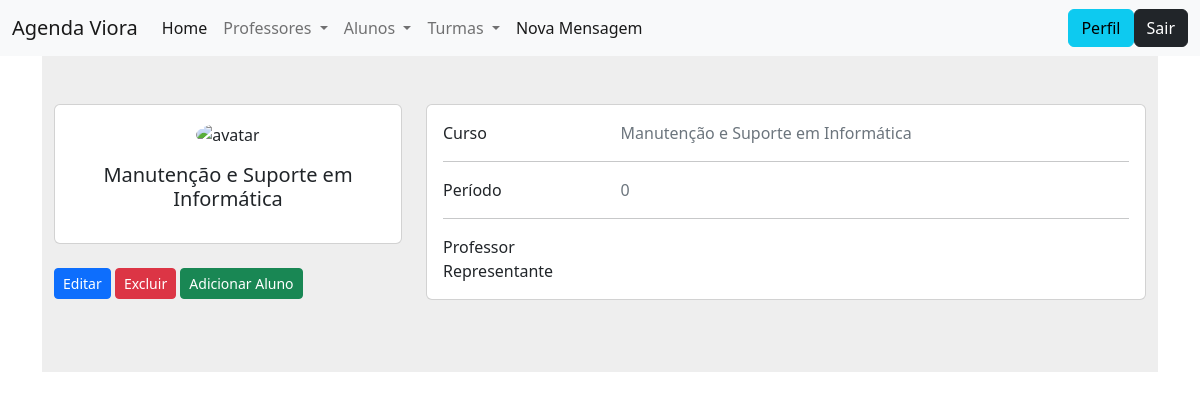
/modulos/turma/visualizar.php?ID=1, run on an earlier commit of the app's database.
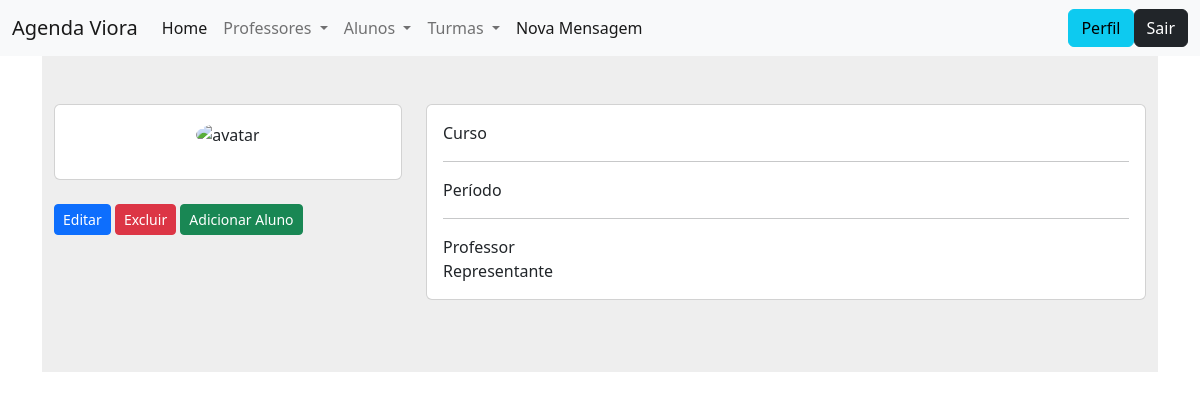
And on a later commit of the database.
### tables this page shows
CREATE TABLE `turma` (
  `ID` int(5) NOT NULL,
  `curso` varchar(100) NOT NULL,
  `periodo` varchar(20) NOT NULL,
  `data` date NOT NULL,
  `professor_id` int(11) NOT NULL,
  `aluno_id` int(11) NOT NULL
);

### funcoes/conexao.php (called while the page is built, shortened)
<?php
    function retornaDado($sql)
    {
        $conexao = $GLOBALS['conexaoBanco'];
        $resposta = $conexao->query($sql);
        return $resposta->fetch();
    }

### modulos/turma/visualizar.php (the view, shortened to what this page needs)
<!DOCTYPE html>
<html lang="pt-BR">
<?php include_once path('templates/head.php') ?>
<body>
  <?php include_once path('templates/barra_navegacao.php') ?>
  <div class="container" id="lateral2">
    <?php
      $id = $_GET['ID'];
      $sql = "SELECT
                *
              FROM
                turma
                left join professor on (turma.professor_id = professor.ID)
              WHERE turma.ID = $id";
      $turma = retornaDado($sql);
    ?>
    <section style="background-color: #eee;">
      <div class="container py-5">
        <div class="row">
          <div class="col-lg-4">
            <div class="card mb-4">
              <div class="card-body text-center">
                <img src="https://cdn-icons-png.flaticon.com/512/69/69589.png" alt="avatar" class="rounded-circle img-fluid" style="width: 150px;">
                <h5 class="my-3"><?= $turma['curso'] ?></h5>
              </div>
            </div>
            <a class="btn btn-sm btn-primary"  href="editar.php?ID=<?=    $turma['ID'] ?>">Editar</a>
            <a class="btn btn-sm btn-danger"   href="deletar.php?ID=<?=   $turma['ID'] ?>">Excluir</a>
            <a class="btn btn-sm btn-success"  href="adicionar_aluno.php?ID=<?=   $turma['ID'] ?>">Adicionar Aluno</a>
          </div>
          <div class="col-lg-8">
            <div class="card mb-4">
              <div class="card-body">
                <div class="row">
                  <div class="col-sm-3">
                    <p class="mb-0">Curso</p>
                  </div>
                  <div class="col-sm-9">
                    <p class="text-muted mb-0"><?= $turma['curso'] ?></p>
                  </div>
                </div>
                <hr>
                <div class="row">
                  <div class="col-sm-3">
                    <p class="mb-0">Período</p>
                  </div>
                  <div class="col-sm-9">
                    <p class="text-muted mb-0"><?= $turma['periodo'] ?></p>
                  </div>
                </div>
                <hr>
                <div class="row">
                  <div class="col-sm-3">
                    <p class="mb-0">Professor Representante</p>
                  </div>
                  <div class="col-sm-9">
                  </div>
                </div>
              </div>
            </div>
          </div>
        </div>
      </div>
    </section>
  </div>
</body>
</html>

What changed in the data, as far as the page shows it:
removed turma: curso "Manutenção e Suporte em Informática", periodo "0"
